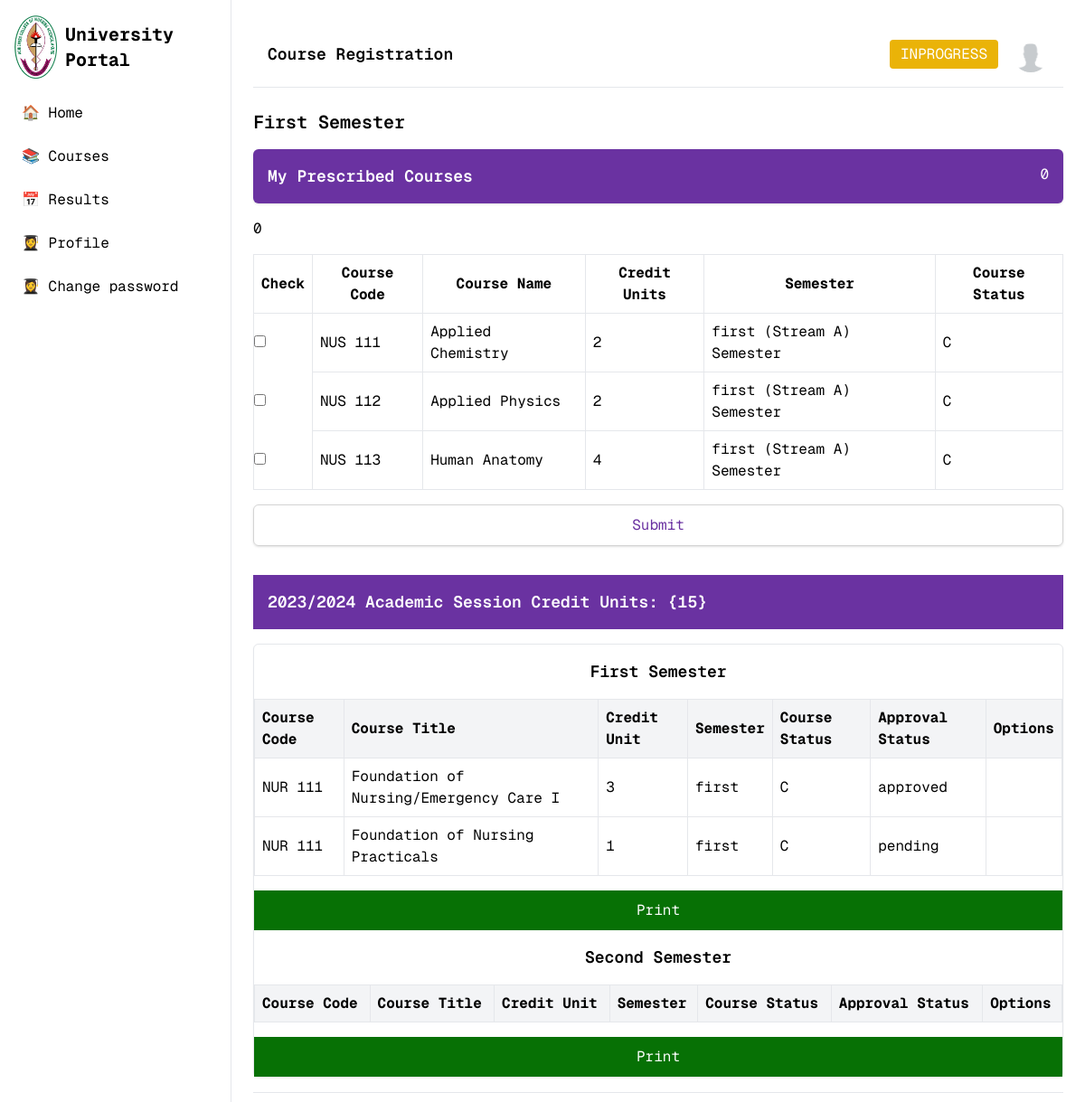
Before: /stream_a/courses/ (signed in, upper part) with the older database file.
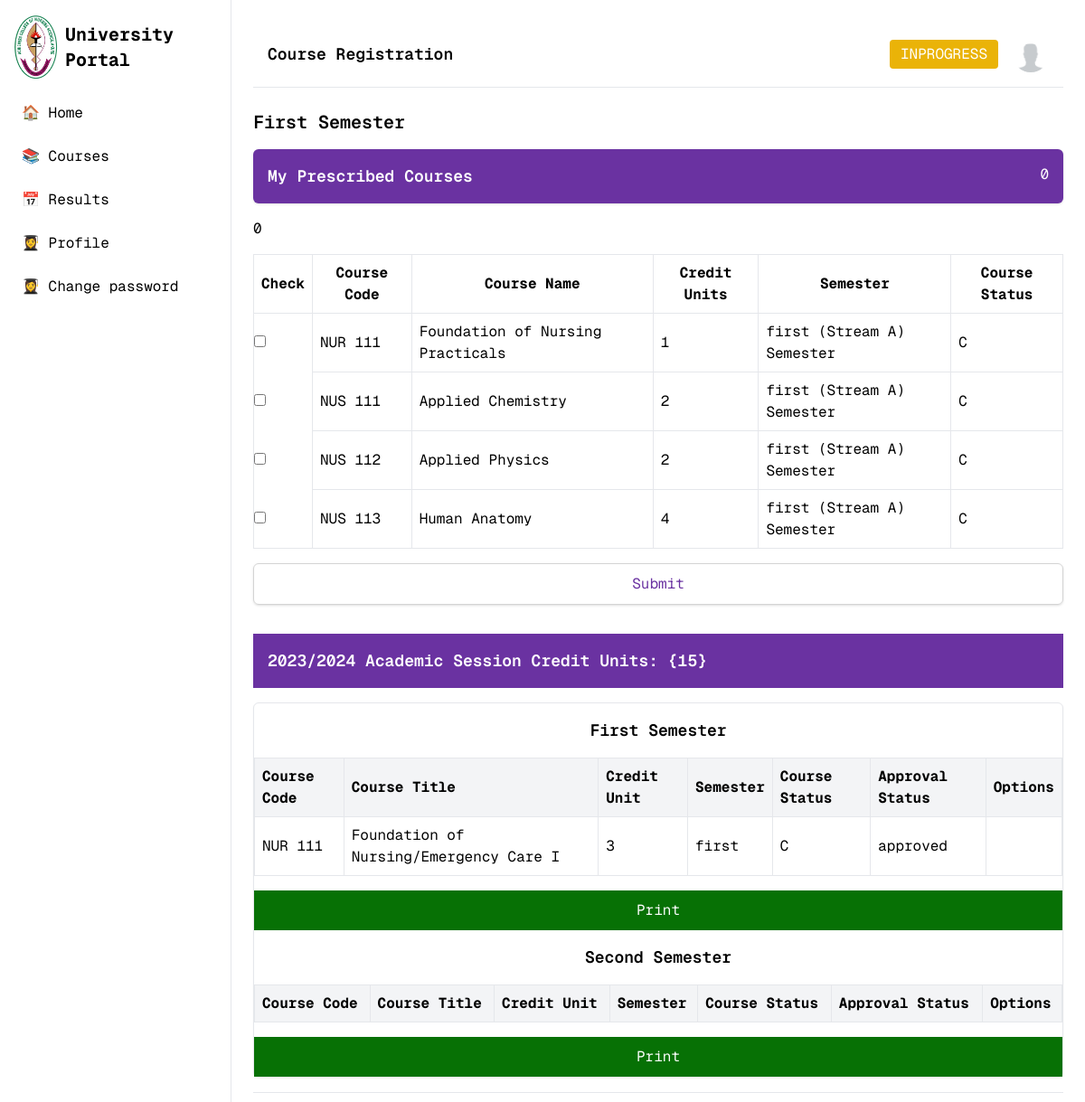
After: the same page with the newer database file.
### stream_a/models.py (models this page shows, shortened)
class Course(models.Model):
    COURSE_CHOICES = (
        ('C', 'Compulsory'),
        ('E', 'Elective'),
        ('R', 'Required'),
    )
    CATEGORY_CHOICES = (
        ('nursing course', 'NC'),
        ('life science', 'LS'),
        ('non-nursing course', 'NNC'),
    )
    id = models.UUIDField(primary_key=True, default=uuid.uuid4, editable=False)
    title = models.CharField(blank=True, null=True, max_length=500)
    courseCode = models.CharField(blank=True, null=True, max_length=15)
    unit = models.IntegerField(blank=True, null=True)
    status = models.CharField(blank=True, choices=COURSE_CHOICES, default='C', null=True, max_length=40)
    category = models.CharField(blank=True, choices=CATEGORY_CHOICES, default='NNC', null=True, max_length=40)
    department = models.ForeignKey(Department, on_delete=models.CASCADE)
    programme = models.ManyToManyField(Programme, related_name='courses')
    level = models.ForeignKey(Level, on_delete=models.CASCADE)
    semester = models.ForeignKey(Semester, on_delete=models.CASCADE, null=True)

class Semester(SemesterBase):
    def __str__(self):
        return f"{self.name} (Stream A)"

class Registration(models.Model):
    INSTRUCTOR_REMARK_CHOICES = (
        ('pending', 'pending'),
        ('approved', 'approved'),
        ('rejected', 'rejected')
    )
    id = models.UUIDField(primary_key=True, default=uuid.uuid4, editable=False)
    student = models.ForeignKey(Student, on_delete=models.CASCADE,  null=True, default=None)
    course = models.ForeignKey(Course, on_delete=models.CASCADE,  null=True, default=None)
    session = models.ForeignKey(Session, on_delete=models.CASCADE,  null=True, default=None)
    semester = models.ForeignKey(Semester, on_delete=models.CASCADE,  null=True, default=None)
    instructor_remark = models.CharField(max_length=50, choices=INSTRUCTOR_REMARK_CHOICES, null=True, default='pending')
    registration_date = models.DateField(auto_now_add=True)

### stream_a/views.py (the view, shortened to what this page needs)
# urls.py: path('courses/', views.Courses, name='courses'),
@login_required
@user_passes_test(is_student, login_url="/404")
def Courses(request):
    if request.user.is_authenticated:
        user = request.user
        student = get_object_or_404(Student, user=user)
        level = get_object_or_404(Level, name=student.currentLevel)
        current_session_model = Session.objects.filter(is_current=True).first()
        current_semester_model = Semester.objects.filter(is_current=True).first()
        level = get_object_or_404(Level, name=student.currentLevel)
        current_session_model = Session.objects.filter(is_current=True).first()
        current_semester_model = Semester.objects.filter(is_current=True).first()
        try:
            current_semester_model = Semester.objects.get(is_current=True)
        except ObjectDoesNotExist:
            messages.error(
                request, "No current semester is set. Please set one as current."
            )
            return redirect("stream_a:courses")
        try:
            current_session_model = Session.objects.get(is_current=True)
        except ObjectDoesNotExist:
            messages.error(
                request, "No current semester is set. Please set one as current."
            )
            return redirect("stream_a:courses")
        courses = Course.objects.filter(
            level=level,
            programme=student.programme,
            semester=current_semester_model,
        )
        registered_courses = Registration.objects.filter(
            student=student,
            semester=current_semester_model,
            session=current_session_model,  # Ensure this is the current academic session
        ).values_list("course", flat=True)
        courses = courses.exclude(id__in=registered_courses)
        current_session = Session.objects.filter(is_current=True).first()
        current_semester = Semester.objects.filter(is_current=True).first()
        if not current_session or not current_semester:
            messages.error(
                request, "No current semester is set. Please set one as current."
            )
            return redirect("stream_a:courses")
        latest_attempts = (
            Result.objects.filter(
                registration__student=student  # Filter by the specific student
            )
            .values("registration_id")
            .annotate(highest_attempt=Max("attempt_number"))
        )
        latest_attempts = (
            Result.objects.filter(registration__student=student)
            .values("registration_id")
            .annotate(highest_attempt=Max("attempt_number"))
        )
        conditions = [
            Q(
                registration_id=attempt["registration_id"],
                attempt_number=attempt["highest_attempt"],
            )
            for attempt in latest_attempts
        ]
        if conditions:
            failed_results = Result.objects.filter(
                reduce(lambda x, y: x | y, conditions),  # Combine conditions with OR
                grade_remark__in=["failed", "pending"],
            )
        else:
            failed_results = Result.objects.none()  # No conditions mean no results
        registrations = Registration.objects.filter(student=student)
        courses_in_current_session = registrations.filter(
            session=current_session
        ).values_list("course_id", flat=True)
        registrations = registrations.filter(
            ~Q(
                course_id__in=courses_in_current_session
            ),  # Exclude courses registered in current session
            semester=current_semester,  # Include only courses in current semester
        )
        registrations = registrations.filter(
            id__in=failed_results.values_list("registration_id", flat=True),
            student=student,  # Additional filter for the same student
        )
        annotated_courses = registrations.annotate(
            latest_registration_date=Max("registration_date")
        )
        carryover_courses_unique = annotated_courses.filter(
            registration_date=F("latest_registration_date")
        )
        registrations = Registration.objects.filter(student=student).select_related(
            "session"
        )
        enrollment = (
            Enrollment.objects.filter(student=student).order_by("enrolled_date").first()
        )
        enrollment_year = int(enrollment.session.year.split("/")[0])
        sessions_and_levels = []
        for registration in registrations:
            session_year = int(registration.session.year.split("/")[0])
            years_since_enrollment = session_year - enrollment_year
            current_level = 100 + (years_since_enrollment * 100)
            sessions_and_levels.append(
                {
                    "session": registration.session.year,
                    "level": current_level,
                    "registration": registration,  # Add any course details if necessary
                }
            )
        cObjects = Course.objects.all().filter(department=student.department)
        course_levels = []
        for x in cObjects:
            course_levels.append(x.level.name)
        course_levels.sort(key=str)
        course_levels = list(set(course_levels))
        confirmReg = confirmRegister.objects.filter(student=student)
        unique_sessions = sorted({entry["session"] for entry in sessions_and_levels})
        unique_levels = sorted({entry["level"] for entry in sessions_and_levels})
        duration = 0
        if len(unique_levels) == len(unique_sessions):
            duration = len(unique_levels)
        return render(
            request,
            "user/courses.html",
            {
                "courses": courses,
                "student": student,
                "sess": current_session_model,
                "semes": current_semester_model,
                "carryover": carryover_courses_unique,
                "sessions_and_levels": sessions_and_levels,
                "unique_sessions": unique_sessions,
                "unique_levels": unique_levels,
                "duration": duration,
                "confirmReg": confirmReg,
                "stream": user.stream,
            },
        )

### stream_a/models.py (called while the page is built)
    def __str__(self):
        return f"{self.year} (Stream A)"

    def __str__(self):
        return self.name

### stream_a/views.py (called while the page is built)
def is_student(user):
    return user.is_authenticated and user.user_type == "student"

### stream_b/templatetags/custom_filters.py (called while the page is built)
@register.filter
def get_item(lst, index):
    try:
        return lst[index]
    except (IndexError, TypeError):
        return None

### stream_b/templatetags/custom_tags.py (called while the page is built)
@register.filter
def custom_range(value):
    print(value)
    return range(value)

### templates/user/courses.html (shortened to what the changed rows need)
{% extends 'base.html' %}
{% load custom_tags %}
{% load custom_filters %}
{% load static %}
{% block content %}
    <main class="flex-1 p-6">
      <div class="space-y-6">
        <header class="flex items-center justify-between bg-white mb-6 p-4 border-b">
          <h1 class="text-lg font-semibold">Course Registration</h1>
      </header>
        <section class="space-y-4">
          <h2 class="text-xl font-semibold mb-4">
            {% if semes.name == 'first' %}
            First Semester
            {% else %}
            Second Semester
            {% endif %}
          </h2>
          <form class='flex flex-col gap-4' method='post' action="{% url 'stream_'|add:stream|add:':courses' %}">
            <table class="min-w-full border-collapse border border-gray-200">
              <thead>
                <tr>
                  <th class="border border-gray-200 p-2">Check</th>
                  <th class="border border-gray-200 p-2">Course Code</th>
                  <th class="border border-gray-200 p-2">Course Name</th>
                  <th class="border border-gray-200 p-2">Credit Units</th>
                  <th class="border border-gray-200 p-2">Semester</th>
                  <th class="border border-gray-200 p-2">Course Status</th>
                </tr>
              </thead>
              <tbody>
                  <input type="text" id="inputTotalUnits" name="totalUnit" value="{{ semes }} ">
                {% for course in courses %}
                <tr>
                  <td class='tbodytrtd '><input type="checkbox" data-unit="{{course.unit}}" name='courses' value="{{course.id}}" class="course-checkbox"/></td>
                  <td class="border border-gray-200 p-2">{{course.courseCode}}</td>
                  <td class="border border-gray-200 p-2">{{course.title}}</td>
                  <td class="border border-gray-200 p-2">{{course.unit}}</td>
                  <td class="border border-gray-200 p-2">{{semes}} Semester</td>
                  <td class="border border-gray-200 p-2">{{course.status}}</td>
                </tr>
                {% endfor %}
              </tbody>
            </table>
        </form>
        </section>
      </div>
    {% if duration %}
       {% for i in duration|custom_range %}
      <div class="bg-[#6A32A1] text-white p-4 mb-4 mt-8">
        <h3 class="text-lg font-semibold">{{ unique_sessions|get_item:i }} Academic Session Credit Units: {15} </h3>
      </div>
      <div class="rounded-md border mt-4 bg-white shadow-sm">
        <div class="p-4 text-center">
          <h3 class="text-lg font-semibold">First Semester</h3>
        </div>
        <div class="overflow-x-auto">
          <form class='flex flex-col gap-4' method='post' action="{% url 'stream_'|add:stream|add:':print_copy' %}">
          <table class="w-full table-auto border-collapse border border-gray-200">
            <thead class="bg-gray-100">
              <tr>
                <th class="border p-2 text-left">Course Code</th>
                <th class="border p-2 text-left">Course Title</th>
                <th class="border p-2 text-left">Credit Unit</th>
                <th class="border p-2 text-left">Semester</th>
                <th class="border p-2 text-left">Course Status</th>
                <th class="border p-2 text-left">Approval Status</th>
                <th class="border p-2 text-left">Options</th>
              </tr>
            </thead>
            <tbody id="table-body">
              {% for data in sessions_and_levels %}
                  {% if  data.level == unique_levels|get_item:i and data.registration.course.semester.name == 'first' %}
                  <tr>
                    <td class="border p-2 text-left">{{data.registration.course.courseCode}}</td>
                    <td class="border p-2 text-left">{{data.registration.course.title}}</td>
                    <td class="border p-2 text-left">{{data.registration.course.unit}}</td>
                    <td class="border p-2 text-left">{{data.registration.course.semester.name}}</td>
                    <td class="border p-2 text-left">{{data.registration.course.status}}</td>
                    <td class="border p-2 text-left">{{data.registration.instructor_remark}}</td>
                    {% if data.registration.instructor_remark == 'rejected' %}
                    <td class="border p-2 text-left"><a href="{% url 'stream_'|add:stream|add:':course_delete' data.registration.id %}" class="text-red-700 underline">del</a></td>
                    {% else %}
                    <td class="border p-2 text-left"></td>
                    {% endif %}
                  </tr>
                {% endif %}
            {% endfor %}
            </tbody>
          </table>
            <button class='bg-[#077105] text-[#fff] px-[15px] py-[10px] hover:bg-[#fff] hover:text-[#077105] hover:border-[1px] hover:border-[#077105]'>Print</button>
        </form>
        </div>
        <div class="p-4 text-center">
          <h3 class="text-lg font-semibold">Second Semester</h3>
        </div>
        <div class="overflow-x-auto">
          <form class='flex flex-col gap-4' method='post' action="{% url 'stream_'|add:stream|add:':print_copy' %}">
          <table class="w-full table-auto border-collapse border border-gray-200">
            <thead class="bg-gray-100">
              <tr>
                <th class="border p-2 text-left">Course Code</th>
                <th class="border p-2 text-left">Course Title</th>
                <th class="border p-2 text-left">Credit Unit</th>
                <th class="border p-2 text-left">Semester</th>
                <th class="border p-2 text-left">Course Status</th>
                <th class="border p-2 text-left">Approval Status</th>
                <th class="border p-2 text-left">Options</th>
              </tr>
            </thead>
          </table>
            <button class='bg-[#077105] text-[#fff] px-[15px] py-[10px] hover:bg-[#fff] hover:text-[#077105] hover:border-[1px] hover:border-[#077105]'>Print</button>
        </form>
        </div>
      </div>
      <hr class="mt-4">
      {% endfor %}
    {% endif %}
    </main>
    {% endblock %}

Changed rows visible on the page:
removed Registration: registration.course.courseCode "NUR 111", registration.course "Foundation of Nursing Practicals", registration.course.unit "1", registration.course.semester.name "first", registration.course.status "C", registration.instructor_remark "pending"
now on this page (row unchanged): Course: courseCode "NUR 111", title "Foundation of Nursing Practicals", unit "1", {{ semes }} "first (Stream A)", status "C"
